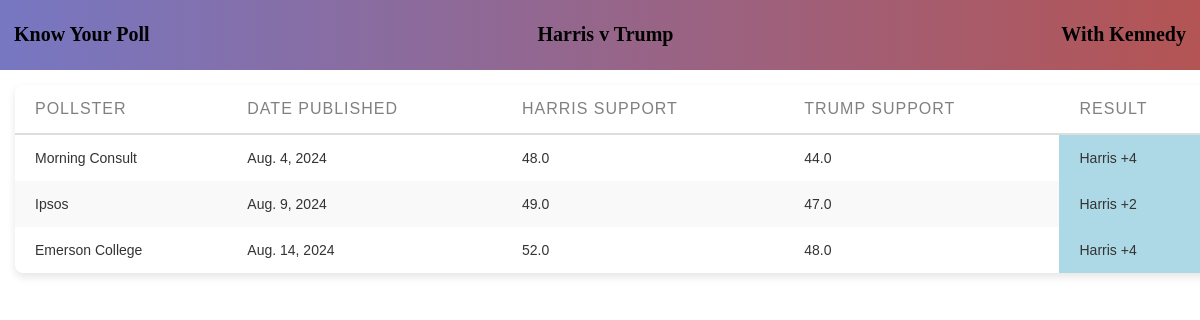
The app's page /, older data.
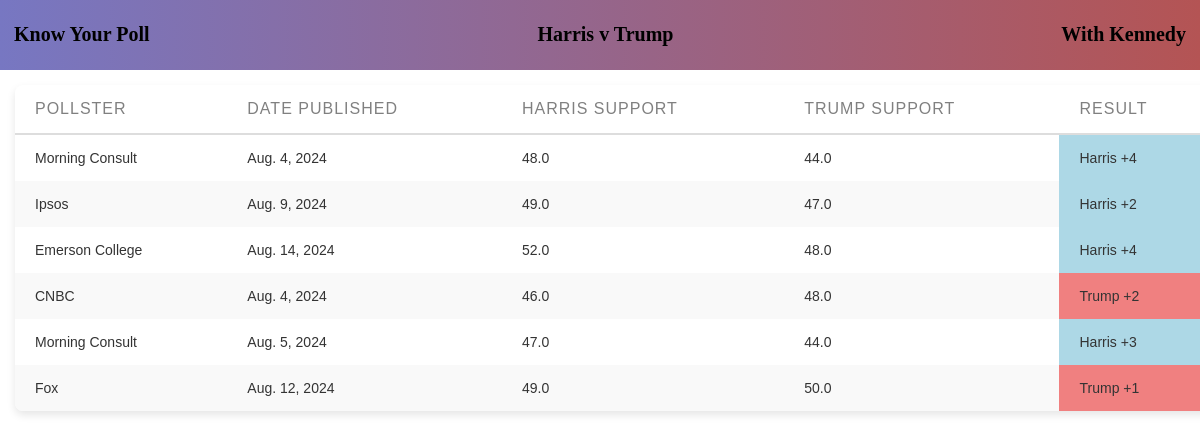
The same page, newer data.
### main/models.py (models this page shows, shortened)
class Poll(models.Model):
    harris_support = models.FloatField(null=False)
    trump_support = models.FloatField(null=False)
    third_party_support = models.FloatField(null=True, blank=True)
    region = models.CharField(null=False,max_length=50)
    date_published = models.DateField()
    link_to_poll = models.URLField(null=True)
    type_of_voters = models.CharField(max_length=50)
    number_of_respondents = models.IntegerField()
    pollster = models.ForeignKey(Pollster, on_delete=models.CASCADE,related_name="polls") #if pollster is deleted, models.CASCADE makes it so all polls by said pollster are also deleted.
    margin = models.IntegerField()

class Pollster(models.Model):
    name_of_pollster = models.CharField(max_length=75)
    info = models.TextField()
    quality_of_pollster = models.IntegerField(validators=[MinValueValidator(1), MaxValueValidator(5)])

### main/views.py (the view)
# urls.py: path("", views.Homepage.as_view(),name="home"),
class Homepage(ListView):
    template_name = "main/home_page.html"
    model = Poll
    context_object_name = "polls"
    def get_queryset(self):
        base_query = super().get_queryset()
        data = base_query.filter(third_party_support__isnull=True)
        return data

### main/templates/main/home_page.html (shortened to what this page needs)
{% extends "main/base.html" %}
{% load static %}
{% block css_styles %}
  <link rel="stylesheet" href="{% static "main/homepage.css" %}">
{% endblock %}
{% block content %}
<div class="container">
  <div id ="main-nav">
    <h1><a href="{% url "home"%}" style="text-decoration:none;">Know Your Poll</a></h1>
  </div>
  <div class="h2h">
    <h1>Harris v Trump</h1>
  </div>
  <div class="threewayrace">
    <h1><a href="{%url "threeway" %}" class="button">With Kennedy</a></h1>
  </div>
</div>
<table>
    <thead>
        <tr>
            <th>Pollster</th>
            <th>Date Published</th>
            <th>Harris Support</th>
            <th>Trump Support</th>
            <th>Result</th>
        </tr>
    </thead>
    <tbody>
        {% for poll in polls %}
        <tr>
            <td>{{ poll.pollster.name_of_pollster }}</td>
            <td>{{ poll.date_published }}</td>
            <td>{{ poll.harris_support }}</td>
            <td>{{ poll.trump_support }}</td>
            <td
                {% if poll.harris_support > poll.trump_support %}
                    style="background-color: lightblue;"
                {% elif poll.harris_support < poll.trump_support %}
                    style="background-color: lightcoral;"
                {% endif %}
            >
                {% if poll.harris_support > poll.trump_support %}
                    Harris +{{ poll.margin }}
                {% elif poll.harris_support < poll.trump_support %}
                    Trump +{{ poll.margin }}
                {% else %}
                    EVEN
                {% endif %}
            </td>
        </tr>
        {% endfor %}
    </tbody>
</table>
{% endblock %}

Row changes from the older to the newer data that the page shows:
added Poll: pollster.name_of_pollster "CNBC", date_published "Aug. 4, 2024", harris_support "46.0", trump_support "48.0", margin "2"
added Poll: pollster.name_of_pollster "Morning Consult", date_published "Aug. 5, 2024", harris_support "47.0", trump_support "44.0", margin "3"
added Poll: pollster.name_of_pollster "Fox", date_published "Aug. 12, 2024", harris_support "49.0", trump_support "50.0", margin "1"
